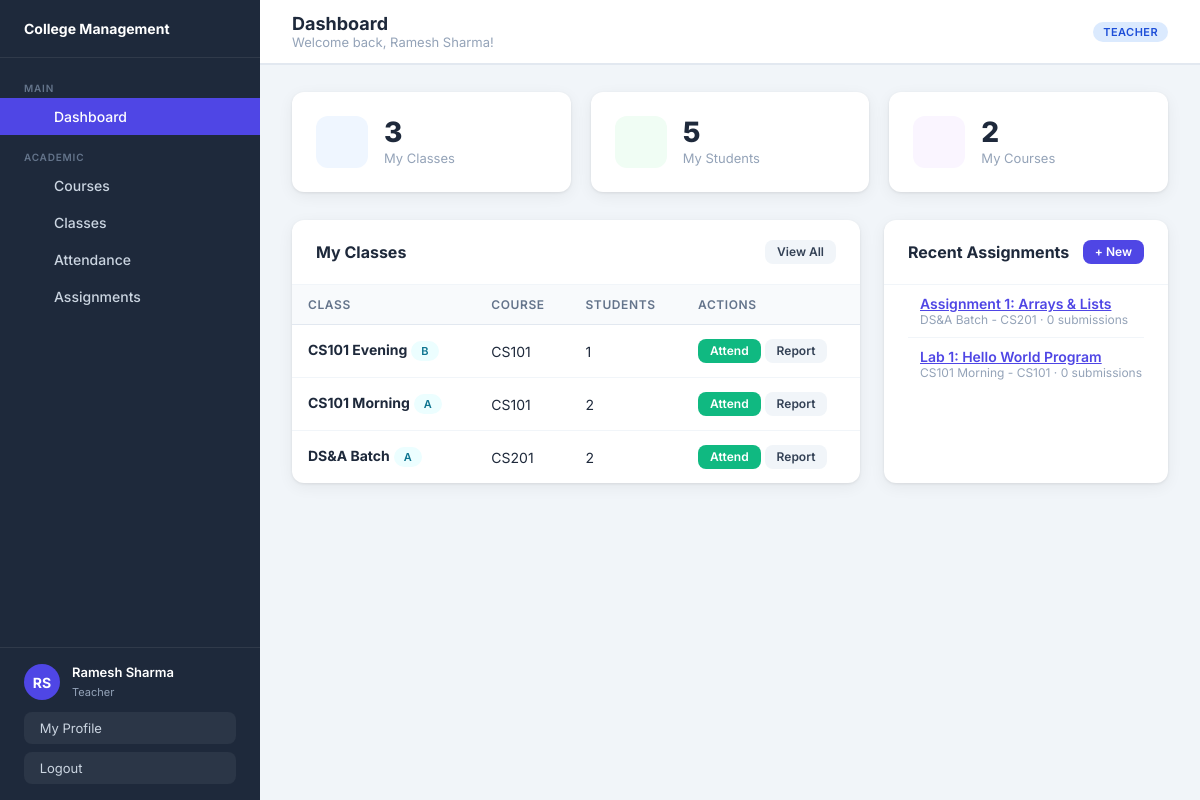
/dashboard/ (signed in), run on the app's committed database.
### users/models.py (models this page shows, shortened)
class CustomUser(AbstractUser):
    ROLE_CHOICES = [('admin','Admin'),('teacher','Teacher'),('student','Student')]
    role = models.CharField(max_length=10, choices=ROLE_CHOICES, default='student')
    phone = models.CharField(max_length=20, blank=True)
    address = models.TextField(blank=True)
    date_of_birth = models.DateField(null=True, blank=True)
    @property
    def is_admin(self): return self.role == 'admin'
    @property
    def is_teacher(self): return self.role == 'teacher'

### classes/models.py (models this page shows)
class Classroom(models.Model):
    name = models.CharField(max_length=100)
    section = models.CharField(max_length=20, blank=True)
    course = models.ForeignKey(Course, on_delete=models.CASCADE, related_name='classrooms')
    teacher = models.ForeignKey(CustomUser, on_delete=models.SET_NULL, null=True, blank=True,
        related_name='teaching_classes', limit_choices_to={'role': 'teacher'})
    students = models.ManyToManyField(CustomUser, blank=True,
        related_name='enrolled_classes', limit_choices_to={'role': 'student'})
    schedule = models.CharField(max_length=200, blank=True)
    room_number = models.CharField(max_length=20, blank=True)
    created_at = models.DateTimeField(auto_now_add=True)
    def __str__(self):
        return f"{self.name} - {self.course.code}"
    class Meta:
        ordering = ['name']

### courses/models.py (models this page shows, shortened)
class Course(models.Model):
    name = models.CharField(max_length=200)
    code = models.CharField(max_length=20, unique=True)
    description = models.TextField(blank=True)
    credits = models.PositiveIntegerField(default=3)
    teacher = models.ForeignKey(CustomUser, on_delete=models.SET_NULL, null=True, blank=True,
        related_name='teaching_courses', limit_choices_to={'role': 'teacher'})
    students = models.ManyToManyField(CustomUser, blank=True,
        related_name='enrolled_courses', limit_choices_to={'role': 'student'})
    created_at = models.DateTimeField(auto_now_add=True)

### assignments/models.py (models this page shows, shortened)
class Assignment(models.Model):
    title = models.CharField(max_length=200)
    description = models.TextField(blank=True)
    classroom = models.ForeignKey(Classroom, on_delete=models.CASCADE, related_name='assignments')
    uploaded_by = models.ForeignKey(CustomUser, on_delete=models.CASCADE, related_name='created_assignments')
    file = models.FileField(upload_to='assignments/', blank=True, null=True)
    due_date = models.DateTimeField(null=True, blank=True)
    max_marks = models.PositiveIntegerField(default=100)
    created_at = models.DateTimeField(auto_now_add=True)
    class Meta:
        ordering = ['-created_at']

### core/views.py (the view)
# urls.py: path('', lambda r: __import__('django.shortcuts', fromlist=['redirect']).redirect('dashboard'), name='home'),
@login_required
def dashboard(request):
    u = request.user
    ctx = {}
    if u.is_admin:
        ctx['total_students'] = CustomUser.objects.filter(role='student').count()
        ctx['total_teachers'] = CustomUser.objects.filter(role='teacher').count()
        ctx['total_courses'] = Course.objects.count()
        ctx['total_classes'] = Classroom.objects.count()
        ctx['recent_sessions'] = AttendanceSession.objects.select_related('classroom','taken_by').order_by('-date')[:5]
        ctx['recent_assignments'] = Assignment.objects.select_related('classroom','uploaded_by').order_by('-created_at')[:5]
    elif u.is_teacher:
        my_classes = Classroom.objects.filter(teacher=u)
        ctx['my_classes'] = my_classes
        ctx['total_students'] = sum(c.students.count() for c in my_classes)
        ctx['my_courses'] = Course.objects.filter(teacher=u).count()
        ctx['recent_assignments'] = Assignment.objects.filter(uploaded_by=u).order_by('-created_at')[:5]
        ctx['recent_sessions'] = AttendanceSession.objects.filter(taken_by=u).order_by('-date')[:5]
    else:
        ctx['my_courses'] = u.enrolled_courses.all()
        ctx['my_classes'] = u.enrolled_classes.select_related('teacher', 'course').all()
        ctx['recent_assignments'] = Assignment.objects.filter(classroom__in=u.enrolled_classes.all()).order_by('-created_at')[:5]
        ctx['attendance_pct'] = _student_attendance_pct(u)
    return render(request, 'core/dashboard.html', ctx)

### templates/core/dashboard.html (shortened to what this page needs)
{% extends 'base.html' %}
{% block page_title %}Dashboard{% endblock %}
{% block breadcrumb %}Welcome back, {{ user.get_full_name|default:user.username }}!{% endblock %}
{% block content %}
{% if user.is_admin %}
<div class="stats-grid">
  <div class="stat-card">
    <div class="stat-icon blue"></div>
    <div class="stat-info"><div class="stat-value">{{ total_students }}</div><div class="stat-label">Total Students</div></div>
  </div>
  <div class="stat-card">
    <div class="stat-icon green"></div>
    <div class="stat-info"><div class="stat-value">{{ total_teachers }}</div><div class="stat-label">Total Teachers</div></div>
  </div>
  <div class="stat-card">
    <div class="stat-icon purple"></div>
    <div class="stat-info"><div class="stat-value">{{ total_courses }}</div><div class="stat-label">Courses</div></div>
  </div>
  <div class="stat-card">
    <div class="stat-icon cyan"></div>
    <div class="stat-info"><div class="stat-value">{{ total_classes }}</div><div class="stat-label">Classes</div></div>
  </div>
  <div class="stat-card">
    <div class="stat-icon orange"></div>
    <div class="stat-info"><div class="stat-value">{{ pending_fees }}</div><div class="stat-label">Pending Fees</div></div>
  </div>
</div>
<div class="detail-grid">
  <div class="card">
    <div class="card-header">
      <h3 class="card-title"> Recent Attendance Sessions</h3>
      <a href="{% url 'attendance_list' %}" class="btn btn-sm btn-secondary">View All</a>
    </div>
    {% if recent_sessions %}
    <div class="table-wrapper">
      <table>
        <thead><tr><th>Class</th><th>Date</th><th>Taken By</th></tr></thead>
        <tbody>
          {% for s in recent_sessions %}
          <tr>
            <td><a href="{% url 'session_detail' s.pk %}">{{ s.classroom }}</a></td>
            <td>{{ s.date }}</td>
            <td>{{ s.taken_by.get_full_name|default:s.taken_by.username }}</td>
          </tr>
          {% endfor %}
        </tbody>
      </table>
    </div>
    {% else %}<div class="empty-state"><div class="empty-icon"></div><p>No sessions yet</p></div>{% endif %}
  </div>
  <div class="card">
    <div class="card-header">
      <h3 class="card-title"> Recent Assignments</h3>
      <a href="{% url 'assignment_list' %}" class="btn btn-sm btn-secondary">View All</a>
    </div>
    {% if recent_assignments %}
    <ul class="info-list" style="padding:0 24px;">
      {% for a in recent_assignments %}
      <li>
        <span class="nav-icon"></span>
        <div>
          <a href="{% url 'assignment_detail' a.pk %}" style="font-weight:600;color:var(--primary);">{{ a.title }}</a>
          <div style="font-size:12px;color:var(--gray-400);">{{ a.classroom }} · {{ a.created_at|date:"M d" }}</div>
        </div>
      </li>
      {% endfor %}
    </ul>
    {% else %}<div class="empty-state"><div class="empty-icon"></div><p>No assignments yet</p></div>{% endif %}
  </div>
</div>
<div style="margin-top:24px;display:flex;gap:12px;flex-wrap:wrap;">
  <a href="{% url 'create_user' %}" class="btn btn-primary"> Add User</a>
  <a href="{% url 'create_course' %}" class="btn btn-success"> Add Course</a>
  <a href="{% url 'create_class' %}" class="btn btn-info"> Add Class</a>
</div>
{% elif user.is_teacher %}
<div class="stats-grid">
  <div class="stat-card">
    <div class="stat-icon blue"></div>
    <div class="stat-info"><div class="stat-value">{{ my_classes|length }}</div><div class="stat-label">My Classes</div></div>
  </div>
  <div class="stat-card">
    <div class="stat-icon green"></div>
    <div class="stat-info"><div class="stat-value">{{ total_students }}</div><div class="stat-label">My Students</div></div>
  </div>
  <div class="stat-card">
    <div class="stat-icon purple"></div>
    <div class="stat-info"><div class="stat-value">{{ my_courses }}</div><div class="stat-label">My Courses</div></div>
  </div>
</div>
<div class="detail-grid">
  <div class="card">
    <div class="card-header">
      <h3 class="card-title"> My Classes</h3>
      <a href="{% url 'class_list' %}" class="btn btn-sm btn-secondary">View All</a>
    </div>
    {% if my_classes %}
    <div class="table-wrapper">
      <table>
        <thead><tr><th>Class</th><th>Course</th><th>Students</th><th>Actions</th></tr></thead>
        <tbody>
          {% for c in my_classes %}
          <tr>
            <td><strong>{{ c.name }}</strong>{% if c.section %} <span class="badge badge-info">{{ c.section }}</span>{% endif %}</td>
            <td>{{ c.course.code }}</td>
            <td>{{ c.students.count }}</td>
            <td>
              <a href="{% url 'take_attendance' c.pk %}" class="btn btn-sm btn-success"> Attend</a>
              <a href="{% url 'attendance_report' c.pk %}" class="btn btn-sm btn-secondary"> Report</a>
            </td>
          </tr>
          {% endfor %}
        </tbody>
      </table>
    </div>
    {% else %}<div class="empty-state"><div class="empty-icon"></div><p>No classes assigned</p></div>{% endif %}
  </div>
  <div class="card">
    <div class="card-header">
      <h3 class="card-title"> Recent Assignments</h3>
      <a href="{% url 'create_assignment' %}" class="btn btn-sm btn-primary">+ New</a>
    </div>
    {% if recent_assignments %}
    <ul class="info-list" style="padding:0 24px;">
      {% for a in recent_assignments %}
      <li>
        <div>
          <a href="{% url 'assignment_detail' a.pk %}" style="font-weight:600;color:var(--primary);">{{ a.title }}</a>
          <div style="font-size:12px;color:var(--gray-400);">{{ a.classroom }} · {{ a.submissions.count }} submissions</div>
        </div>
      </li>
      {% endfor %}
    </ul>
    {% else %}<div class="empty-state"><div class="empty-icon"></div><p>No assignments yet</p></div>{% endif %}
  </div>
</div>
{% endif %}
{% endblock %}

### templates/base.html (shortened to what this page needs)
{% load static %}
<!DOCTYPE html>
<html lang="en">
<head>
<link rel="stylesheet" href="{% static 'css/main.css' %}"/>
</head>
<body>
<div class="layout">
  <aside class="sidebar">
    <div class="sidebar-brand">
      <div class="brand-text">
        <h2> College Management</h2>
      </div>
    </div>
    <nav class="sidebar-nav">
      <div class="nav-section">
        <div class="nav-section-title">Main</div>
        <a href="{% url 'dashboard' %}" class="nav-item"> Dashboard</a>
      </div>
      <div class="nav-section">
        <div class="nav-section-title">Academic</div>
        <a href="{% url 'course_list' %}" class="nav-item"> Courses</a>
        <a href="{% url 'class_list' %}" class="nav-item"> Classes</a>
        <a href="{% url 'attendance_list' %}" class="nav-item"> Attendance</a>
        <a href="{% url 'assignment_list' %}" class="nav-item"> Assignments</a>
      </div>
    </nav>
    <div class="sidebar-footer">
      <div class="sidebar-user">
        <div class="avatar">{{ user.first_name|first|upper }}{{ user.last_name|first|upper }}</div>
        <div class="user-info">
          <p>{{ user.get_full_name|default:user.username }}</p>
          <span>{{ user.role|capfirst }}</span>
        </div>
      </div>
      <a href="{% url 'profile' %}" class="btn-logout" style="margin-bottom:8px;"> &nbsp;My Profile</a>
      <a href="{% url 'logout' %}" class="btn-logout"> &nbsp;Logout</a>
    </div>
  </aside>
  <div class="main-content">
    <header class="topbar">
      <div class="topbar-left">
        <div>
          <div class="page-title">{% block page_title %}Dashboard{% endblock %}</div>
          <div class="breadcrumb">{% block breadcrumb %}Home{% endblock %}</div>
        </div>
      </div>
      <div class="topbar-right">
        <span class="badge badge-{{ user.role }}">{{ user.role|capfirst }}</span>
      </div>
    </header>
    <main class="page-body">
      {% block content %}{% endblock %}
    </main>
  </div>
</div>
</body>
</html>

### data on the page
CustomUser: first_name|first "R", last_name|first "S", get_full_name "Ramesh Sharma", role "Teacher", role "TEACHER"
Classroom: name "CS101 Evening", section "B", course.code "CS101", students.count "1"
Classroom: name "CS101 Morning", section "A", course.code "CS101", students.count "2"
Classroom: name "DS&A Batch", section "A", course.code "CS201", students.count "2"
Assignment: title "Assignment 1: Arrays & Lists", classroom "DS&A Batch - CS201", submissions.count "0"
Assignment: title "Lab 1: Hello World Program", classroom "CS101 Morning - CS101", submissions.count "0"

### other printed values
{{ my_classes|length }} "3"
{{ total_students }} "5"
{{ my_courses }} "2"
